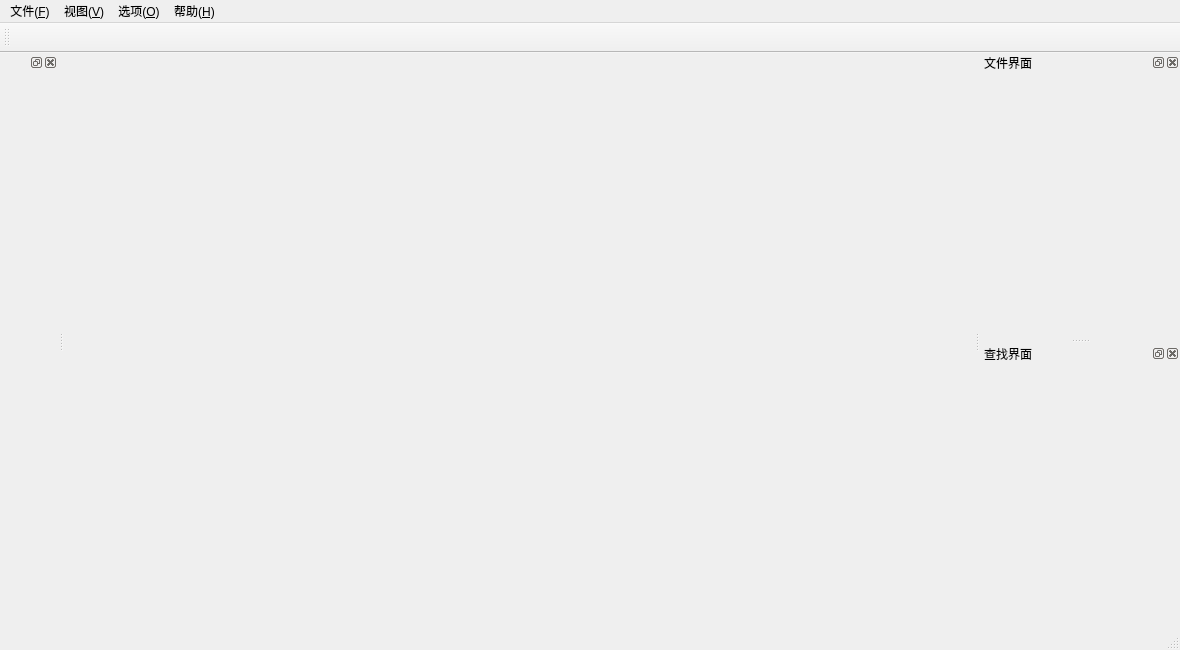
<?xml version="1.0" encoding="UTF-8"?>
<ui version="4.0">
 <class>MainWindow</class>
 <widget class="QMainWindow" name="MainWindow">
  <property name="geometry">
   <rect>
    <x>0</x>
    <y>0</y>
    <width>1180</width>
    <height>650</height>
   </rect>
  </property>
  <property name="windowTitle">
   <string>MainWindow</string>
  </property>
  <widget class="QWidget" name="centralwidget">
   <layout class="QGridLayout" name="gridLayout">
    <item row="0" column="0">
     <widget class="centerWidget" name="widget" native="true"/>
    </item>
   </layout>
  </widget>
  <widget class="QMenuBar" name="menubar">
   <property name="geometry">
    <rect>
     <x>0</x>
     <y>0</y>
     <width>1180</width>
     <height>21</height>
    </rect>
   </property>
   <widget class="QMenu" name="menu">
    <property name="title">
     <string>文件(&amp;F)</string>
    </property>
    <addaction name="action_close"/>
   </widget>
   <widget class="QMenu" name="menu_V">
    <property name="title">
     <string>视图(&amp;V)</string>
    </property>
    <addaction name="action_G"/>
    <addaction name="action_I"/>
    <addaction name="action_F"/>
    <addaction name="separator"/>
    <addaction name="action_B"/>
    <addaction name="separator"/>
    <addaction name="action_T"/>
   </widget>
   <widget class="QMenu" name="menu_O">
    <property name="title">
     <string>选项(&amp;O)</string>
    </property>
    <widget class="QMenu" name="menu_L">
     <property name="title">
      <string>语言(&amp;L)</string>
     </property>
     <addaction name="action_chinese"/>
     <addaction name="action_English"/>
    </widget>
    <addaction name="menu_L"/>
   </widget>
   <widget class="QMenu" name="menu_H">
    <property name="title">
     <string>帮助(&amp;H)</string>
    </property>
    <addaction name="actiong"/>
    <addaction name="actions"/>
   </widget>
   <addaction name="menu"/>
   <addaction name="menu_V"/>
   <addaction name="menu_O"/>
   <addaction name="menu_H"/>
  </widget>
  <widget class="QStatusBar" name="statusbar"/>
  <widget class="ToolBar" name="toolBar">
   <property name="minimumSize">
    <size>
     <width>3</width>
     <height>30</height>
    </size>
   </property>
   <property name="windowTitle">
    <string>toolBar</string>
   </property>
   <attribute name="toolBarArea">
    <enum>TopToolBarArea</enum>
   </attribute>
   <attribute name="toolBarBreak">
    <bool>false</bool>
   </attribute>
  </widget>
  <widget class="FileView" name="dockWidget_file">
   <property name="minimumSize">
    <size>
     <width>200</width>
     <height>39</height>
    </size>
   </property>
   <property name="windowTitle">
    <string>文件界面</string>
   </property>
   <attribute name="dockWidgetArea">
    <number>2</number>
   </attribute>
   <widget class="QWidget" name="dockWidgetContents_3"/>
  </widget>
  <widget class="FindFile" name="dockWidget_find">
   <property name="minimumSize">
    <size>
     <width>200</width>
     <height>39</height>
    </size>
   </property>
   <property name="windowTitle">
    <string>查找界面</string>
   </property>
   <attribute name="dockWidgetArea">
    <number>2</number>
   </attribute>
   <widget class="QWidget" name="dockWidgetContents_4"/>
  </widget>
  <widget class="QDockWidget" name="dockWidget_2">
   <attribute name="dockWidgetArea">
    <number>1</number>
   </attribute>
   <widget class="Navigator" name="dockWidgetContents_2"/>
  </widget>
  <action name="action_close">
   <property name="text">
    <string>退出(&amp;X)</string>
   </property>
   <property name="shortcut">
    <string>Ctrl+Q</string>
   </property>
  </action>
  <action name="actiong">
   <property name="text">
    <string>关于(&amp;A)</string>
   </property>
  </action>
  <action name="actions">
   <property name="text">
    <string>关于Qt(&amp;Q)</string>
   </property>
  </action>
  <action name="action_G">
   <property name="checkable">
    <bool>true</bool>
   </property>
   <property name="text">
    <string>导航栏(&amp;G)</string>
   </property>
   <property name="shortcut">
    <string>Ctrl+G</string>
   </property>
  </action>
  <action name="action_I">
   <property name="checkable">
    <bool>true</bool>
   </property>
   <property name="text">
    <string>文件界面(&amp;I)</string>
   </property>
   <property name="shortcut">
    <string>Ctrl+I</string>
   </property>
  </action>
  <action name="action_F">
   <property name="checkable">
    <bool>true</bool>
   </property>
   <property name="text">
    <string>查找界面(&amp;F)</string>
   </property>
   <property name="shortcut">
    <string>Ctrl+F</string>
   </property>
  </action>
  <action name="action_B">
   <property name="checkable">
    <bool>true</bool>
   </property>
   <property name="text">
    <string>快捷按钮(&amp;B)</string>
   </property>
   <property name="shortcut">
    <string>Ctrl+B</string>
   </property>
  </action>
  <action name="action_T">
   <property name="text">
    <string>添加标签(&amp;T)</string>
   </property>
   <property name="shortcut">
    <string>Ctrl+T</string>
   </property>
  </action>
  <action name="action_chinese">
   <property name="checkable">
    <bool>true</bool>
   </property>
   <property name="checked">
    <bool>true</bool>
   </property>
   <property name="text">
    <string>中文</string>
   </property>
  </action>
  <action name="action_English">
   <property name="checkable">
    <bool>true</bool>
   </property>
   <property name="checked">
    <bool>false</bool>
   </property>
   <property name="text">
    <string>English</string>
   </property>
  </action>
 </widget>
 <customwidgets>
  <customwidget>
   <class>ToolBar</class>
   <extends>QToolBar</extends>
   <header>toolbar.h</header>
  </customwidget>
  <customwidget>
   <class>FileView</class>
   <extends>QDockWidget</extends>
   <header>fileview.h</header>
   <container>1</container>
  </customwidget>
  <customwidget>
   <class>FindFile</class>
   <extends>QDockWidget</extends>
   <header>findfile.h</header>
   <container>1</container>
  </customwidget>
  <customwidget>
   <class>centerWidget</class>
   <extends>QWidget</extends>
   <header>centerwidget.h</header>
   <container>1</container>
  </customwidget>
  <customwidget>
   <class>Navigator</class>
   <extends>QWidget</extends>
   <header>navigator.h</header>
   <container>1</container>
  </customwidget>
 </customwidgets>
 <resources/>
 <connections>
  <connection>
   <sender>action_close</sender>
   <signal>triggered()</signal>
   <receiver>MainWindow</receiver>
   <slot>close()</slot>
   <hints>
    <hint type="sourcelabel">
     <x>-1</x>
     <y>-1</y>
    </hint>
    <hint type="destinationlabel">
     <x>589</x>
     <y>324</y>
    </hint>
   </hints>
  </connection>
 </connections>
</ui>
